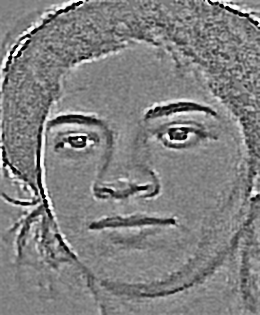
#> input picture Ringo/media/visitor_faces/andrea/0.png, 260 x 315 px
$ python -i tantriggs.py   (imports and definitions only)   (older library calls are emulated)
#> lines starting #> are read from the running program, lines starting #| are printed output that depends on the picture
#!/usr/bin/env python
# -*- coding: utf-8 -*-

# Calculates the TanTriggs Preprocessing as described in:
#
#      Tan, X., and Triggs, B. "Enhanced local texture feature sets for face
#      recognition under difficult lighting conditions.". IEEE Transactions
#      on Image Processing 19 (2010), 1635–650.
#
# Default parameters are taken from the paper

import cv2
import numpy as np


ALPHA = 0.1
TAU = 10.0
GAMMA = 0.2
SIGMA0 = 1
SIGMA1 = 2


def tantriggs(image):
    # Convert to float
    image = np.float32(image)

    image = cv2.pow(image, GAMMA)
    image = difference_of_gaussian(image)

    # mean 1
    tmp = cv2.pow(cv2.absdiff(image, 0), ALPHA)
    mean = cv2.mean(tmp)[0]
    image = cv2.divide(image, cv2.pow(mean, 1.0/ALPHA))

    # mean 2
    tmp = cv2.pow(cv2.min(cv2.absdiff(image, 0), TAU), ALPHA)
    mean = cv2.mean(tmp)[0]
    image = cv2.divide(image, cv2.pow(mean, 1.0/ALPHA))

    # tanh
    exp_x = cv2.exp(cv2.divide(image, TAU))
    exp_negx = cv2.exp(cv2.divide(-image, TAU))
    image = cv2.divide(cv2.subtract(exp_x, exp_negx), cv2.add(exp_x, exp_negx))
    image = cv2.multiply(image, TAU)

    image = cv2.normalize(image, None, 0, 255, cv2.NORM_MINMAX, cv2.CV_8UC1)

    return image


def difference_of_gaussian(image):
    kernel_size0 = SIGMA0 * 3
    kernel_size1 = SIGMA1 * 3

    kernel_size0 += 1 if kernel_size0 % 2 == 0 else 0
    kernel_size1 += 1 if kernel_size1 % 2 == 0 else 0

    gaussian0 = cv2.GaussianBlur(image, (kernel_size0, kernel_size0), SIGMA0, None, SIGMA0, cv2.BORDER_REPLICATE)
    gaussian1 = cv2.GaussianBlur(image, (kernel_size1, kernel_size1), SIGMA1, None, SIGMA1, cv2.BORDER_REPLICATE)

    return cv2.subtract(gaussian0, gaussian1)

>>> import cv2
>>> picture = cv2.imread('../Ringo/media/visitor_faces/andrea/0.png')
#> picture is the input picture: shape (315, 260, 3); min 0, max 255, mean 128
>>> result = tantriggs(picture)
#> in tantriggs, `image = cv2.pow(image, GAMMA)`:
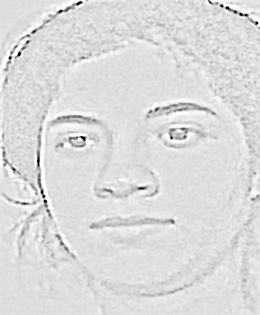
#> image: shape (315, 260, 3) float32; min 0, max 3.03, mean 2.61; drawn with min black and max white
#> in difference_of_gaussian, `gaussian1 = cv2.GaussianBlur(image, (kernel_size1, kernel_size1), SIGM..`:
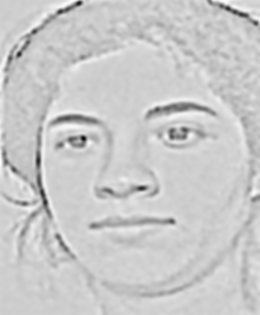
#> gaussian1: shape (315, 260, 3) float32; min 1.33, max 2.96, mean 2.61; drawn with min black and max white
#> in difference_of_gaussian, `return cv2.subtract(gaussian0, gaussian1)`:
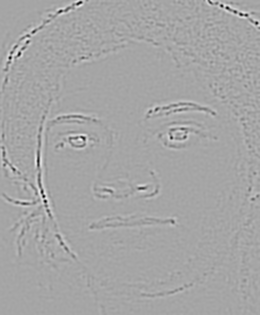
#> returned value: shape (315, 260, 3) float32; min -1.41, max 0.762, mean -9.4e-05; drawn with min black and max white
#> in tantriggs, `tmp = cv2.pow(cv2.absdiff(image, 0), ALPHA)`:
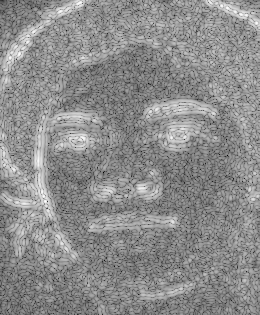
#> tmp: shape (315, 260, 3) float32; min 0.233, max 1.04, mean 0.675; drawn with min black and max white
#> in tantriggs, `mean = cv2.mean(tmp)[0]`: mean = 0.675
#> in tantriggs, `image = cv2.divide(image, cv2.pow(mean, 1.0/ALPHA))`: image: shape (315, 260, 3) float32; 66.67% of the values are NaN or infinite; the others: min -71.5, max 38.64, mean -0.00476
#> in tantriggs, `tmp = cv2.pow(cv2.min(cv2.absdiff(image, 0), TAU), ALPHA)`:
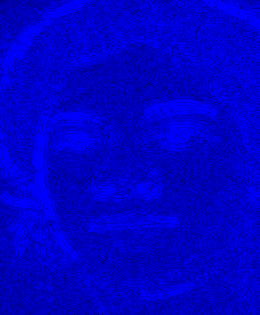
#> tmp: shape (315, 260, 3) float32; mean of channels 0, 1, 2 0.998, 0, 0; drawn with min black and max white
#> in tantriggs, `mean = cv2.mean(tmp)[0]`: mean = 0.998
#> in tantriggs, `image = cv2.divide(image, cv2.pow(mean, 1.0/ALPHA))`: image: shape (315, 260, 3) float32; 66.67% of the values are NaN or infinite; the others: min -72.91, max 39.4, mean -0.00486
#> in tantriggs, `exp_x = cv2.exp(cv2.divide(image, TAU))`: exp_x: shape (315, 260, 3) float32; 34.67% of the values are NaN or infinite; the others: min 0, max 51.42, mean 0.553
#> in tantriggs, `exp_negx = cv2.exp(cv2.divide(-image, TAU))`: exp_negx: shape (315, 260, 3) float32; 32% of the values are NaN or infinite; the others: min 0, max 1466.8, mean 0.692
#> in tantriggs, `image = cv2.divide(cv2.subtract(exp_x, exp_negx), cv2.add(exp_x, exp_n..`: image: shape (315, 260, 3) float32; 66.67% of the values are NaN or infinite; the others: min -1, max 0.999, mean 0.00923
#> in tantriggs, `image = cv2.multiply(image, TAU)`: image: shape (315, 260, 3) float32; 66.67% of the values are NaN or infinite; the others: min -10, max 9.99, mean 0.0923
#> in tantriggs, `image = cv2.normalize(image, None, 0, 255, cv2.NORM_MINMAX, cv2.CV_8UC1)`:
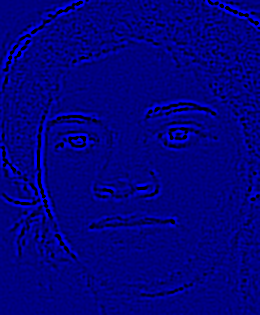
#> image: shape (315, 260, 3); mean of channels 0, 1, 2 127.7, 0, 0; drawn as B, G, R

$ run again, on Ringo/media/visitor_faces/andrea/1.png
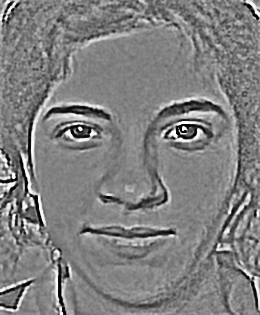
#> input picture Ringo/media/visitor_faces/andrea/1.png, 260 x 315 px
#> picture is the input picture: shape (315, 260, 3); min 0, max 255, mean 127.7
#> in tantriggs, `mean = cv2.mean(tmp)[0]`: mean = 0.674
#> in tantriggs, `tmp = cv2.pow(cv2.min(cv2.absdiff(image, 0), TAU), ALPHA)`:
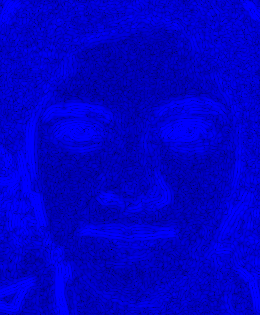
#> tmp: shape (315, 260, 3) float32; mean of channels 0, 1, 2 0.998, 0, 0; drawn with min black and max white
#> in tantriggs, `mean = cv2.mean(tmp)[0]`: mean = 0.998
#> exp_x: shape (315, 260, 3) float32; 34.76% of the values are NaN or infinite; the others: min 0, max 132.8, mean 0.567
#> exp_negx: shape (315, 260, 3) float32; 31.91% of the values are NaN or infinite; the others: min 0, max 548.3, mean 0.64
#> in tantriggs, `image = cv2.normalize(image, None, 0, 255, cv2.NORM_MINMAX, cv2.CV_8UC1)`:
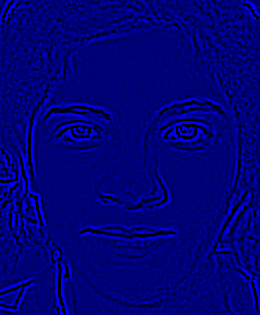
#> image: shape (315, 260, 3); mean of channels 0, 1, 2 119.4, 0, 0; drawn as B, G, R

$ run again, on Ringo/media/visitor_faces/andrea/3.png
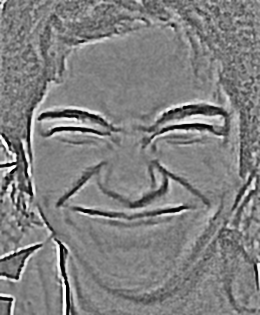
#> input picture Ringo/media/visitor_faces/andrea/3.png, 260 x 315 px
#> picture is the input picture: shape (315, 260, 3); min 0, max 255, mean 128.1
#> in tantriggs, `mean = cv2.mean(tmp)[0]`: mean = 0.67
#> in tantriggs, `tmp = cv2.pow(cv2.min(cv2.absdiff(image, 0), TAU), ALPHA)`:
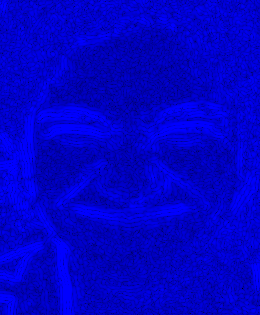
#> tmp: shape (315, 260, 3) float32; mean of channels 0, 1, 2 0.998, 0, 0; drawn with min black and max white
#> in tantriggs, `mean = cv2.mean(tmp)[0]`: mean = 0.998
#> exp_x: shape (315, 260, 3) float32; 34.91% of the values are NaN or infinite; the others: min 0, max 27.12, mean 0.558
#> exp_negx: shape (315, 260, 3) float32; 31.76% of the values are NaN or infinite; the others: min 0, max 728.8, mean 0.615
#> in tantriggs, `image = cv2.normalize(image, None, 0, 255, cv2.NORM_MINMAX, cv2.CV_8UC1)`:
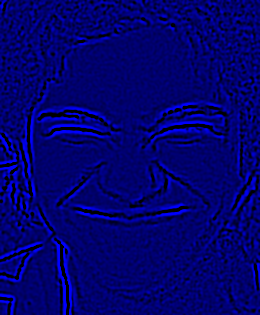
#> image: shape (315, 260, 3); mean of channels 0, 1, 2 110.1, 0, 0; drawn as B, G, R
